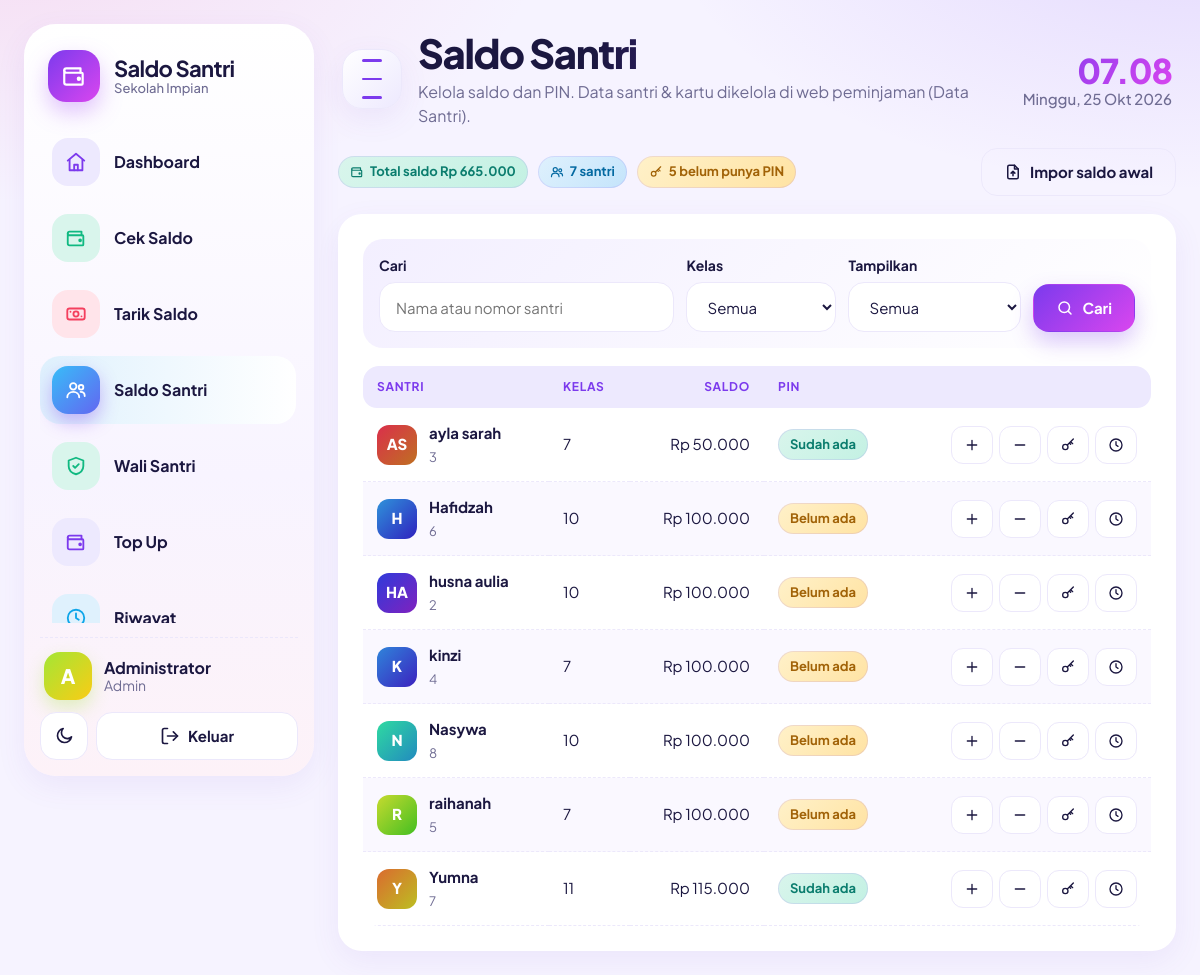
Screenshot of /saldo.php (signed in) with the database file from the repository.
### tables this page shows
CREATE TABLE `pengaturan` (
  `k` varchar(100) NOT NULL,
  `v` varchar(255) NOT NULL
);

CREATE TABLE `santri` (
  `id` int(11) NOT NULL,
  `nomor` varchar(30) NOT NULL,
  `nama` varchar(100) NOT NULL,
  `kelas` varchar(30) NOT NULL DEFAULT '',
  `kelompok` varchar(10) NOT NULL DEFAULT 'QBS',
  `uid_kartu` varchar(64) DEFAULT NULL,
  `foto` varchar(100) DEFAULT NULL,
  `status` varchar(10) NOT NULL DEFAULT 'aktif',
  `created_at` datetime DEFAULT NULL,
  `ruang` varchar(10) NOT NULL DEFAULT 'QBS'
);

### saldo.php (the view, shortened to what this page needs)
<?php
require __DIR__ . '/config.php';
$db = db();
$q = trim(isset($_GET['q']) ? $_GET['q'] : '');
$kelasF = isset($_GET['kelas']) ? $_GET['kelas'] : '';
$fF = isset($_GET['f']) ? $_GET['f'] : '';
$w = [];
$p = [];
$where = $w ? 'WHERE ' . implode(' AND ', $w) : '';
$from = 'FROM santri s LEFT JOIN saldo_akun a ON a.santri_id = s.id ' . $where;
$per = 12;
$page = max(1, (int)(isset($_GET['p']) ? $_GET['p'] : 1));
$total = scalar('SELECT COUNT(*) ' . $from, $p);
$page = min($page, max(1, (int)ceil($total / $per)));
$st = $db->prepare('SELECT s.id, s.nomor, s.nama, s.kelas, s.foto, s.status, COALESCE(a.saldo, 0) AS saldo,
                           (a.pin_hash IS NOT NULL) AS punya_pin, a.terkunci_sampai ' . $from
                   . ' ORDER BY s.nama LIMIT ' . $per . ' OFFSET ' . (($page - 1) * $per));
$st->execute($p);
$rows = $st->fetchAll();
$kelasList = $db->query("SELECT DISTINCT kelas FROM santri WHERE kelas <> '' ORDER BY kelas")->fetchAll(PDO::FETCH_COLUMN);
$sTotal = scalar('SELECT COUNT(*) FROM santri');
$sSaldo = scalar('SELECT COALESCE(SUM(a.saldo), 0) FROM saldo_akun a JOIN santri s ON s.id = a.santri_id');
$sNoPin = scalar('SELECT COUNT(*) FROM santri s LEFT JOIN saldo_akun a ON a.santri_id = s.id WHERE a.pin_hash IS NULL');
$pageSub = 'Kelola saldo dan PIN. Data santri & kartu dikelola di web peminjaman (Data Santri).';
$active = 'saldo';
include __DIR__ . '/includes/header.php';
?>
<div class="balance-toolbar">
  <div class="status-row">
    <span class="badge b-green"><?= icon('wallet', 14) ?> Total saldo <?= e(rupiah($sSaldo)) ?></span>
    <span class="badge b-sky"><?= icon('users', 14) ?> <?= $sTotal ?> santri</span>
    <span class="badge b-amber"><?= icon('key', 14) ?> <?= $sNoPin ?> belum punya PIN</span>
  </div>
  <div class="right row">
    <button class="btn btn-ghost" data-open="mImport"><?= icon('import', 18) ?> Impor saldo awal</button>
  </div>
</div>
<section class="card">
  <form class="filters compact-filters" method="get">
    <div class="field grow"><label for="q">Cari</label><input class="input" id="q" name="q" placeholder="Nama atau nomor santri" value="<?= e($q) ?>"></div>
    <div class="field"><label for="kelas">Kelas</label>
      <select class="select" id="kelas" name="kelas"><option value="">Semua</option>
        <?php foreach ($kelasList as $k): ?><option<?= $kelasF === $k ? ' selected' : '' ?>><?= e($k) ?></option><?php endforeach; ?></select></div>
    <div class="field"><label for="f">Tampilkan</label>
      <select class="select" id="f" name="f">
        <?php foreach (['' => 'Semua', 'ada' => 'Punya saldo', 'nopin' => 'Belum punya PIN', 'kunci' => 'PIN terkunci'] as $v => $l): ?>
          <option value="<?= $v ?>"<?= $fF === $v ? ' selected' : '' ?>><?= e($l) ?></option><?php endforeach; ?></select></div>
    <button class="btn btn-primary" type="submit"><?= icon('search', 18) ?> Cari</button>
  </form>
  <?php if (!$rows): ?>
    <div class="empty"><b>Tidak ada santri</b>Tambahkan santri di web peminjaman (menu Data Santri).</div>
  <?php else: ?>
    <div class="table-wrap">
      <table class="tbl">
        <thead><tr><th>Santri</th><th>Kelas</th><th class="num">Saldo</th><th>PIN</th><th></th></tr></thead>
        <tbody>
        <?php foreach ($rows as $r):
            $locked = $r['terkunci_sampai'] && strtotime($r['terkunci_sampai']) > time();
            $fillTambah = ['santri_id' => (int)$r['id'], 'tipe' => 'setor', 'nama' => $r['nama'], 'judul' => 'Tambah saldo', 'saldo_txt' => rupiah($r['saldo'])];
            $fillKurang = ['santri_id' => (int)$r['id'], 'tipe' => 'kurang', 'nama' => $r['nama'], 'judul' => 'Kurangi saldo', 'saldo_txt' => rupiah($r['saldo'])];
            $fillPin = ['santri_id' => (int)$r['id'], 'nama' => $r['nama']]; ?>
          <tr>
            <td><div class="who"><?= avatar($r, 40) ?><div><b><?= e($r['nama']) ?></b>
              <small><?= e($r['nomor']) ?><?= $r['status'] !== 'aktif' ? ' · <span class="minus">kartu diblokir</span>' : '' ?></small></div></div></td>
            <td><?= $r['kelas'] !== '' ? e($r['kelas']) : '<span class="muted">—</span>' ?></td>
            <td class="num nowrap"><?= e(rupiah($r['saldo'])) ?></td>
            <td><?php if ($locked): ?><span class="badge b-red"><?= icon('lock', 13) ?> Terkunci</span>
                <?php elseif ($r['punya_pin']): ?><span class="badge b-green">Sudah ada</span>
                <?php else: ?><span class="badge b-amber">Belum ada</span><?php endif; ?></td>
            <td><div class="acts">
              <button class="btn btn-sm" data-open="mSaldo" data-fill="<?= e(json_encode($fillTambah)) ?>" title="Tambah saldo"><?= icon('plus', 16) ?></button>
              <button class="btn btn-sm" data-open="mSaldo" data-fill="<?= e(json_encode($fillKurang)) ?>" title="Kurangi saldo"><?= icon('minus', 16) ?></button>
              <button class="btn btn-sm" data-open="mPin" data-fill="<?= e(json_encode($fillPin)) ?>" title="Atur PIN"><?= icon('key', 16) ?></button>
              <a class="btn btn-sm" href="riwayat.php?q=<?= urlencode($r['nomor']) ?>" title="Riwayat"><?= icon('clock', 16) ?></a>
            </div></td>
          </tr>
        <?php endforeach; ?>
        </tbody>
      </table>
    </div>
  <?php endif; ?>
</section>
<?php include __DIR__ . '/includes/footer.php'; ?>

### includes/header.php (shortened to what this page needs)
<?php
$waliMode = !empty($waliMode);
$me = $waliMode ? current_wali() : current_user();
$bodyClass = isset($bodyClass) ? $bodyClass : '';
$nav = [
    ['dashboard', 'dashboard.php', 'Dashboard', 'home', false],
    ['cek', 'cek.php', 'Cek Saldo', 'wallet', false],
    ['tarik', 'tarik.php', 'Tarik Saldo', 'cash', false],
    ['saldo', 'saldo.php', 'Saldo Santri', 'users', true],
    ['wali', 'wali.php', 'Wali Santri', 'shield', true],
    ['topup', 'topup.php', 'Top Up', 'wallet', true],
    ['riwayat', 'riwayat.php', 'Riwayat', 'clock', false],
    ['pengaturan', 'pengaturan.php', 'Pengaturan', 'settings', false],
];
$welcomeName = trim((string)($me['nama'] ?? 'Administrator'));
?><!doctype html>
<html lang="id">
<head>
<link rel="stylesheet" href="assets/style.css?v=<?= filemtime(__DIR__ . '/../assets/style.css') ?>">
</head>
<body class="<?= e($bodyClass) ?>">
<div class="app-shell">
  <aside class="sidebar" id="sidebar">
    <div class="brand-block">
      <div class="app-logo"><?= icon('wallet', 26) ?></div>
      <div class="brand-copy">
        <span class="brand-kicker"><?= e(nama_sekolah()) ?></span>
        <strong>Saldo Santri</strong>
      </div>
    </div>
    <nav class="sidebar-nav" aria-label="Sidebar navigasi">
      <?php foreach ($nav as $n):
      ?>
        <a href="<?= $n[1] ?>" class="nav-link nav-<?= e($n[0]) ?> <?= $active === $n[0] ? 'active' : '' ?>">
          <span class="nav-ic"><?= icon($n[3], 22) ?></span>
          <span><?= e($n[2]) ?></span>
        </a>
      <?php endforeach; ?>
    </nav>
    <div class="sidebar-footer">
      <div class="profile-card">
        <div class="profile-avatar"><?= e(strtoupper(substr($welcomeName, 0, 1))) ?></div>
        <div class="profile-copy">
          <strong><?= e($me['nama']) ?></strong>
          <span><?= $waliMode ? 'Wali Santri' : e(role_label()) ?></span>
        </div>
      </div>
      <div class="sidebar-actions">
        <button class="ghost-btn" id="themeBtn" type="button" title="Mode gelap / terang" aria-label="Ganti tema">
          <?= icon('moon', 20) ?> Dark Mode
        </button>
        <a class="ghost-btn danger" href="<?= $waliMode ? 'wali_logout.php' : 'logout.php' ?>" title="Keluar" aria-label="Keluar">
          <?= icon('logout', 20) ?> Keluar
        </a>
      </div>
    </div>
  </aside>
  <div class="content-shell">
    <header class="topbar">
      <button class="menu-btn" id="menuBtn" type="button" aria-label="Buka / tutup menu" aria-controls="sidebar">
        <span></span><span></span><span></span>
      </button>
      <div class="top-title">
        <h1><?= e($pageTitle) ?></h1>
        <?php if (!empty($pageSub)): ?><p><?= e($pageSub) ?></p><?php endif; ?>
      </div>
      <div class="header-clock" aria-live="polite">
        <strong id="topTime">--.--</strong>
        <small id="topDate">—</small>
      </div>
    </header>
    <main class="wrap">

### config.php (shortened to what this page needs)
<?php
function e($v)
{
    return htmlspecialchars((string)$v, ENT_QUOTES | ENT_SUBSTITUTE, 'UTF-8');
}
function rupiah($n)
{
    return 'Rp ' . number_format((int)$n, 0, ',', '.');
}
function db()
{
    static $pdo = null;
    if ($pdo !== null) {
        return $pdo;
    }
    $opts = [
        PDO::ATTR_ERRMODE            => PDO::ERRMODE_EXCEPTION,
        PDO::ATTR_DEFAULT_FETCH_MODE => PDO::FETCH_ASSOC,
        PDO::ATTR_EMULATE_PREPARES   => false,
    ];
    try {
        $pdo = new PDO('mysql:host=' . DB_HOST . ';port=' . DB_PORT . ';dbname=' . DB_NAME . ';charset=utf8mb4', DB_USER, DB_PASS, $opts);
    } catch (Throwable $ex) {
        $pdo = null;
        error_log('[saldo db] ' . $ex->getMessage());
        http_response_code(500);
        exit('Database tidak bisa dibuka. Pastikan MySQL menyala, web peminjaman sudah pernah dibuka sekali '
            . '(supaya tabel santri & users ada), dan setelan DB di config.php / config.local.php SAMA dengan web peminjaman.');
    }
    return $pdo;
}
function scalar($sql, $params = [])
{
    $st = db()->prepare($sql);
    $st->execute($params);
    return (int)$st->fetchColumn();
}
function nama_sekolah()
{
    static $n = null;
    if ($n === null) {
        try {
            $st = db()->prepare("SELECT v FROM pengaturan WHERE k = 'nama_sekolah'");
            $st->execute();
            $n = (string)$st->fetchColumn();
        } catch (Throwable $ex) {
            $n = '';
        }
    }
    return $n;
}
function current_user()
{
    return isset($_SESSION['user']) ? $_SESSION['user'] : null;
}
function is_logged_in()
{
    return isset($_SESSION['user']);
}
function role_label($role = null)
{
    $role = $role === null ? (is_logged_in() ? $_SESSION['user']['role'] : 'guru') : $role;
    return $role === 'admin' ? 'Admin' : 'Penjaga Ruang Device';
}
function inisial($nama)
{
    $parts = preg_split('/\s+/', trim($nama));
    $up = function ($s) {
        return function_exists('mb_strtoupper') ? mb_strtoupper(mb_substr($s, 0, 1)) : strtoupper(substr($s, 0, 1));
    };
    $i = $up($parts[0]);
    if (count($parts) > 1) {
        $i .= $up(end($parts));
    }
    return $i !== '' ? $i : '?';
}
function warna_hue($s)
{
    return crc32($s) % 360;
}
function avatar($s, $size = 44)
{
    $st = 'width:' . $size . 'px;height:' . $size . 'px;font-size:' . round($size * .38) . 'px';
    $h = warna_hue($s['nama']);
    return '<span class="avatar" style="' . $st . ';background:linear-gradient(135deg,hsl(' . $h . ' 70% 52%),hsl(' . (($h + 40) % 360) . ' 70% 44%))">'
        . e(inisial($s['nama'])) . '</span>';
}
function icon($name, $size = 20)
{
    return '<svg class="ic" xmlns="http://www.w3.org/2000/svg" width="' . $size . '" height="' . $size
        . '" viewBox="0 0 24 24" fill="none" stroke="currentColor" stroke-width="2" stroke-linecap="round" stroke-linejoin="round" aria-hidden="true">'
        . $p[$name] . '</svg>';
}

### rows the page displays
pengaturan: v "Sekolah Impian"
santri: nama "AS", nama "ayla sarah", nomor "3", kelas "7", saldo "Rp 50.000", shows "Sudah ada", $size 16 (drawn)
santri: nama "H", nama "Hafidzah", nomor "6", kelas "10", saldo "Rp 100.000", shows "Belum ada", $size 16 (drawn)
santri: nama "HA", nama "husna aulia", nomor "2", kelas "10", saldo "Rp 100.000", shows "Belum ada", $size 16 (drawn)
santri: nama "K", nama "kinzi", nomor "4", kelas "7", saldo "Rp 100.000", shows "Belum ada", $size 16 (drawn)
santri: nama "N", nama "Nasywa", nomor "8", kelas "10", saldo "Rp 100.000", shows "Belum ada", $size 16 (drawn)
santri: nama "R", nama "raihanah", nomor "5", kelas "7", saldo "Rp 100.000", shows "Belum ada", $size 16 (drawn)
santri: nama "Y", nama "Yumna", nomor "7", kelas "11", saldo "Rp 115.000", shows "Sudah ada", $size 16 (drawn)

### other values shown
$n[2] "Dashboard"
$n[2] "Cek Saldo"
$n[2] "Tarik Saldo"
$n[2] "Saldo Santri"
$n[2] "Wali Santri"
$n[2] "Top Up"
$n[2] "Riwayat"
substr($welcomeName, 0, 1) "A"
$me['nama'] "Administrator"
role_label() "Admin"
$pageSub "Kelola saldo dan PIN. Data santri & kartu dikelola di web peminjaman (Data Santri)."
rupiah($sSaldo) "Rp 665.000"
$sTotal "7"
$sNoPin "5"
form field f "Semua"
